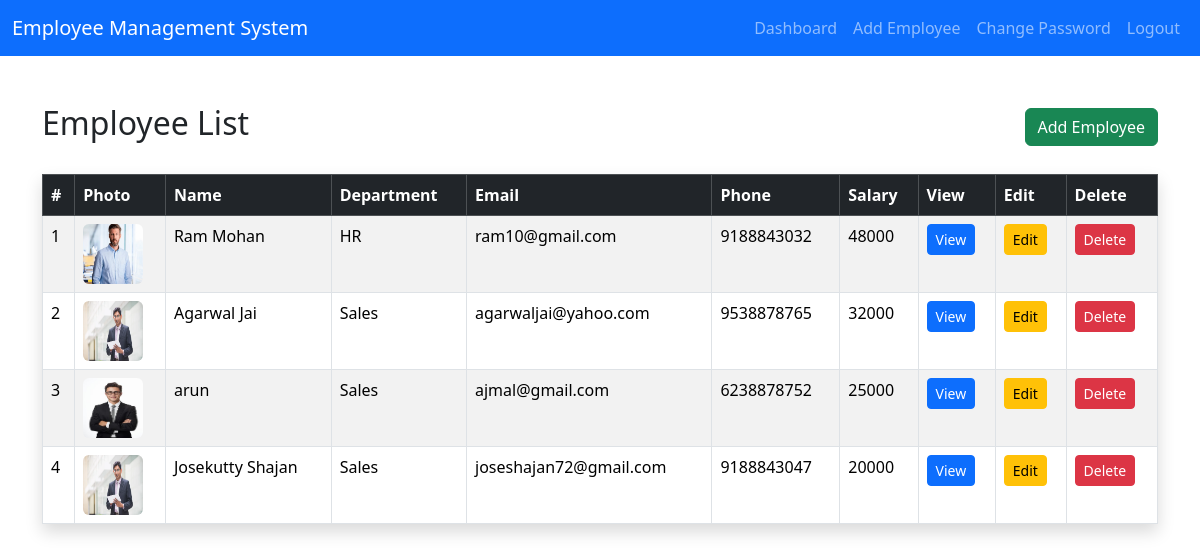
The page /dashboard/ (signed in) on the database its author committed.
### finalapp/models.py (models this page shows, shortened)
class EmployeeModel(models.Model):
    name = models.CharField(max_length=100)
    age = models.IntegerField()
    email = models.EmailField()
    phone = models.CharField(max_length=20)
    department = models.CharField(max_length=100)
    salary = models.IntegerField()
    address = models.TextField()
    image = models.ImageField(upload_to='employees/')

### finalapp/views.py (the view)
# urls.py: path('dashboard/', views.index, name='dashboard'),
@login_required
def index(request):
    employees = EmployeeModel.objects.all()
    return render(request, 'dashboard.html', {'employees': employees})

### templates/dashboard.html
{% extends 'base.html' %}
{% block content %}
<div class="d-flex justify-content-between align-items-center mb-4">
    <h2>
        Employee List
    </h2>
    {% if user.is_authenticated %}
    <a href="/add_employee/" class="btn btn-success">
        Add Employee
    </a>
    {% endif %}
</div>
<table class="table table-bordered table-striped shadow">
    <thead class="table-dark">
        <tr>
            <th>#</th>
            <th>Photo</th>
            <th>Name</th>
            <th>Department</th>
            <th>Email</th>
            <th>Phone</th>
            <th>Salary</th>
            <th>View</th>
            {% if user.is_authenticated %}
            <th>Edit</th>
            <th>Delete</th>
            {% endif %}
        </tr>
    </thead>
    <tbody>
        {% for i in employees %}
        <tr>
            <td>{{ forloop.counter }}</td>
            <td>
                {% if i.image %}
                <img src="{{ i.image.url }}"
                     width="60"
                     height="60"
                     class="rounded">
                {% else %}
                No Image
                {% endif %}
            </td>
            <td>{{ i.name }}</td>
            <td>{{ i.department }}</td>
            <td>{{ i.email }}</td>
            <td>{{ i.phone }}</td>
            <td>{{ i.salary }}</td>
            <td>
                <a href="/single/{{i.id}}/"
                   class="btn btn-primary btn-sm">
                    View
                </a>
            </td>
            {% if user.is_authenticated %}
            <td>
                <a href="/update/{{i.id}}/"
                   class="btn btn-warning btn-sm">
                    Edit
                </a>
            </td>
            <td>
                <a href="/delete/{{i.id}}/"
                   class="btn btn-danger btn-sm">
                    Delete
                </a>
            </td>
            {% endif %}
        </tr>
        {% endfor %}
    </tbody>
</table>
{% endblock %}

### templates/base.html (shortened to what this page needs)
<!DOCTYPE html>
<html lang="en">
<head>
    <link href="https://cdn.jsdelivr.net/npm/bootstrap@5.3.3/dist/css/bootstrap.min.css" rel="stylesheet">
</head>
<body>
<nav class="navbar navbar-expand-lg navbar-dark bg-primary">
    <div class="container-fluid">
        <a class="navbar-brand" href="{% url 'dashboard' %}">
            Employee Management System
        </a>
        <div class="collapse navbar-collapse">
            <ul class="navbar-nav ms-auto">
                {% if user.is_authenticated %}
                <li class="nav-item">
                    <a class="nav-link" href="{% url 'dashboard' %}">
                        Dashboard
                    </a>
                </li>
                <li class="nav-item">
                    <a class="nav-link" href="{% url 'add_employee' %}">
                        Add Employee
                    </a>
                </li>
                <li class="nav-item">
                    <a class="nav-link" href="{% url 'change_password' %}">
                        Change Password
                    </a>
                </li>
                <li class="nav-item">
                    <a class="nav-link" href="{% url 'logout' %}">
                        Logout
                    </a>
                </li>
                {% endif %}
            </ul>
        </div>
    </div>
</nav>
<div class="container mt-5">
    {% block content %}
    {% endblock %}
</div>
</body>
</html>

### rows shown on the page
EmployeeModel: image (picture), name "Ram Mohan", department "HR", email "ram10@gmail.com", phone "9188843032", salary "48000"
EmployeeModel: image (picture), name "Agarwal Jai", department "Sales", email "agarwaljai@yahoo.com", phone "9538878765", salary "32000"
EmployeeModel: image (picture), name "arun", department "Sales", email "ajmal@gmail.com", phone "6238878752", salary "25000"
EmployeeModel: image (picture), name "Josekutty Shajan", department "Sales", email "joseshajan72@gmail.com", phone "9188843047", salary "20000"
